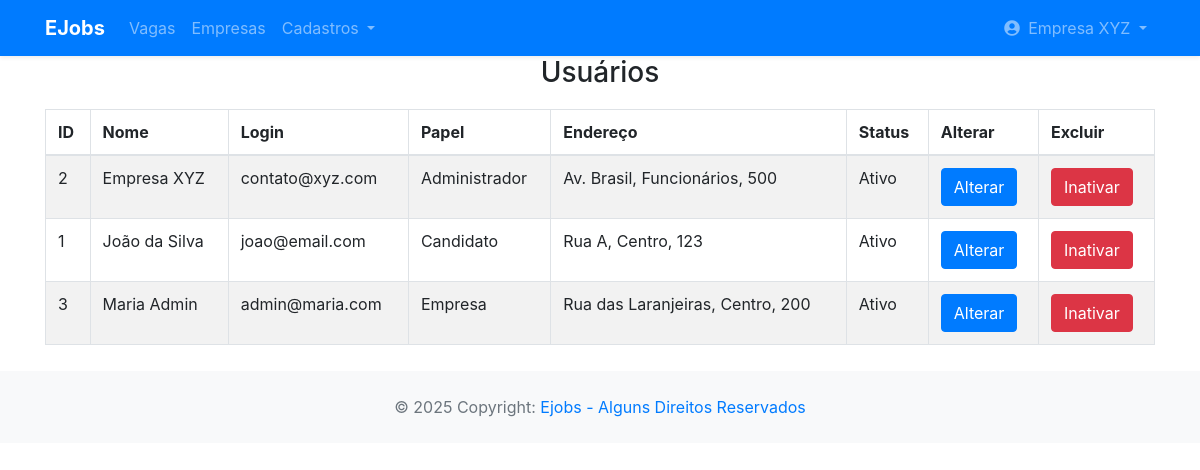
Page /app/controller/UsuarioController.php?action=list (signed in) on the committed database.
### tables this page shows
CREATE TABLE usuario (
    id INT PRIMARY KEY AUTO_INCREMENT,
    nome VARCHAR(255),
    email VARCHAR(255),
    senha VARCHAR(255),
    documento VARCHAR(255),
    descricao TEXT,
    cidade_id INT,
    end_logradouro VARCHAR(100),
    end_bairro VARCHAR(100),
    end_numero VARCHAR(100),
    telefone VARCHAR(20),
    status ENUM('Ativo', 'Inativo','Pendente'),
    tipo_usuario_id INT,
    FOREIGN KEY (tipo_usuario_id) REFERENCES tipo_usuario(id),
    FOREIGN KEY (cidade_id) REFERENCES cidades(codigo_ibge)
);

CREATE TABLE tipo_usuario (
    id INT PRIMARY KEY AUTO_INCREMENT,
    nome VARCHAR(255)
);

### app/controller/UsuarioController.php (called while the page is built, shortened)
<?php
require_once(__DIR__ . "/../dao/UsuarioDAO.php");
require_once(__DIR__ . "/../dao/TipoUsuarioDAO.php");
require_once(__DIR__ . "/../service/UsuarioService.php");
require_once(__DIR__ . "/../model/Usuario.php");
class UsuarioController extends Controller {
    private UsuarioDAO $usuarioDao;
    public function __construct() {
        $this->usuarioDao = new UsuarioDAO();
        $this->handleAction();
    }
    protected function list(string $msgErro = "", string $msgSucesso = "") {
        $usuarios = $this->usuarioDao->list();
        $dados["lista"] = $usuarios;
        $this->loadView("usuario/list.php", $dados,  $msgErro, $msgSucesso);
    }
}
new UsuarioController();

### app/model/Usuario.php (called while the page is built, shortened)
<?php
class Usuario {
    private ?int $id;
    private ?string $nome;
    private ?string $email;
    private ?string $endLogradouro;
    private ?string $endBairro;
    private ?string $endNumero;
    private ?string $status;
    private ?TipoUsuario $tipoUsuario;
    public function getEnderecoCompleto() {
        return $this->endLogradouro . ", " . $this->endBairro . ", " . $this->endNumero;
    }
    public function getId(): ?int
    {
        return $this->id;
    }
    public function setId(?int $id): self
    {
        $this->id = $id;
        return $this;
    }
    public function getNome(): ?string
    {
        return $this->nome;
    }
    public function setNome(?string $nome): self
    {
        $this->nome = $nome;
        return $this;
    }
    public function getEmail(): ?string
    {
        return $this->email;
    }
    public function setEmail(?string $email): self
    {
        $this->email = $email;
        return $this;
    }
    public function setEndLogradouro(?string $endLogradouro): self
    {
        $this->endLogradouro = $endLogradouro;
        return $this;
    }
    public function setEndBairro(?string $endBairro): self
    {
        $this->endBairro = $endBairro;
        return $this;
    }
    public function setEndNumero(?string $endNumero): self
    {
        $this->endNumero = $endNumero;
        return $this;
    }
    public function getStatus(): ?string
    {
        return $this->status;
    }
    public function setStatus(?string $status): self
    {
        $this->status = $status;
        return $this;
    }
    public function getTipoUsuario(): ?TipoUsuario
    {
        return $this->tipoUsuario;
    }
    public function setTipoUsuario(?TipoUsuario $tipoUsuario): self
    {
        $this->tipoUsuario = $tipoUsuario;
        return $this;
    }
}

### app/dao/UsuarioDAO.php (called while the page is built, shortened)
<?php
include_once(__DIR__ . "/../dao/TipoUsuarioDAO.php");
include_once(__DIR__ . "/../model/Usuario.php");
include_once(__DIR__ . "/../model/TipoUsuario.php");
class UsuarioDAO
{
    private TipoUsuarioDAO $tipoUsuarioDao;
    private CidadeDAO $cidadeDAO;
    public function __construct()
    {
        $this->cidadeDAO = new CidadeDAO;
        $this->tipoUsuarioDao = new TipoUsuarioDAO;
    }
    public function list()
    {
        $conn = Connection::getConn();
        $sql = "SELECT * FROM usuario u ORDER BY u.nome";
        $stm = $conn->prepare($sql);
        $stm->execute();
        $result = $stm->fetchAll();
        return $this->mapUsuarios($result);
    }
    private function mapUsuarios($result)
    {
        $usuarios = array();
        foreach ($result as $reg) {
            $usuario = new Usuario();
            $usuario->setId($reg['id']);
            $usuario->setNome($reg['nome']);
            $usuario->setEmail($reg['email']);
            $usuario->setSenha($reg['senha']);
            $usuario->setDocumento($reg['documento']);
            $usuario->setDescricao($reg['descricao']);
            $usuario->setCidade($this->cidadeDAO->findById($reg['cidade_id']));
            $usuario->setEndLogradouro($reg['end_logradouro']);
            $usuario->setEndBairro($reg['end_bairro']);
            $usuario->setEndNumero($reg['end_numero']);
            $usuario->setTelefone($reg['telefone']);
            $usuario->setStatus($reg['status']);
            $usuario->setTipoUsuario($this->tipoUsuarioDao->findById($reg['tipo_usuario_id']));
            array_push($usuarios, $usuario);
        }
        return $usuarios;
    }
}

### app/model/TipoUsuario.php (called while the page is built, shortened)
<?php
class TipoUsuario {
    private ?string $nome;
    public function getNome(): ?string
    {
        return $this->nome;
    }
    public function setNome(?string $nome): self
    {
        $this->nome = $nome;
        return $this;
    }
}

### app/dao/TipoUsuarioDAO.php (called while the page is built, shortened)
<?php
include_once(__DIR__ . "/../model/TipoUsuario.php");
class TipoUsuarioDAO {
    public function findById(int $id) {
        $conn = Connection::getConn();
        $sql = "SELECT * FROM tipo_usuario t" .
               " WHERE t.id = ?";
        $stm = $conn->prepare($sql);
        $stm->execute([$id]);
        $result = $stm->fetchAll();
        $tipoUsuarios = $this->mapTipoUsuario($result);
        if(count($tipoUsuarios) == 1)
            return $tipoUsuarios[0];
        elseif(count($tipoUsuarios) == 0)
            return null;
        die("TipoUsuarioDAO.findById()" .
            " - Erro: mais de um usuário encontrado.");
    }
    private function mapTipoUsuario($result) {
        $tipoUsuarios = array();
        foreach ($result as $dado) {
            $tipoUsuario = new TipoUsuario();
            $tipoUsuario->setId($dado['id']);
            $tipoUsuario->setNome($dado['nome']);
            array_push($tipoUsuarios, $tipoUsuario);
        }
        return $tipoUsuarios;
    }
}

### app/view/usuario/list.php (the view, shortened to what this page needs)
<?php
require_once(__DIR__ . "/../include/header.php");
require_once(__DIR__ . "/../include/menu.php");
?>
<h3 class="text-center">Usuários</h3>
<div class="container">
    <div class="row">
        <div class="col-9">
        </div>
    </div>
    <div class="row" style="margin-top: 10px;">
        <div class="col-12">
            <table id="tabUsuarios" class='table table-striped table-bordered'>
                <thead>
                    <tr>
                        <th>ID</th>
                        <th>Nome</th>
                        <th>Login</th>
                        <th>Papel</th>
                        <th>Endereço</th>
                        <th>Status</th>
                        <th>Alterar</th>
                        <th>Excluir</th>
                    </tr>
                </thead>
                <tbody>
                    <?php foreach($dados['lista'] as $usu): ?>
                        <tr>
                            <td><?php echo $usu->getId(); ?></td>
                            <td><?= $usu->getNome(); ?></td>
                            <td><?= $usu->getEmail(); ?></td>
                            <td><?= $usu->getTipoUsuario()->getNome(); ?></td>
                            <td><?= $usu->getEnderecoCompleto(); ?></td>
                            <td><?= $usu->getStatus(); ?></td>
                            <td><a class="btn btn-primary"
                                href="<?= BASEURL ?>/controller/UsuarioController.php?action=edit&id=<?= $usu->getId() ?>">
                                Alterar</a>
                            </td>
                            <td><a class="btn btn-danger"
                                onclick="return confirm('Você realmente deseja inativar o usuário?');"
                                href="<?= BASEURL ?>/controller/UsuarioController.php?action=inativarUsuario&id=<?= $usu->getId() ?>">
                                Inativar</a>
                            </td>
                        </tr>
                    <?php endforeach; ?>
                </tbody>
            </table>
        </div>
    </div>
</div>
<?php
require_once(__DIR__ . "/../include/footer.php");
?>

### rows in the picture
usuario: id "2", nome "Empresa XYZ", email "contato@xyz.com", tipo_usuario.nome "Administrador", $usu->getEnderecoCompleto() "Av. Brasil, Funcionários, 500", status "Ativo"
usuario: id "1", nome "João da Silva", email "joao@email.com", tipo_usuario.nome "Candidato", $usu->getEnderecoCompleto() "Rua A, Centro, 123", status "Ativo"
usuario: id "3", nome "Maria Admin", email "admin@maria.com", tipo_usuario.nome "Empresa", $usu->getEnderecoCompleto() "Rua das Laranjeiras, Centro, 200", status "Ativo"

### other values in the picture
$nome "Empresa XYZ"
